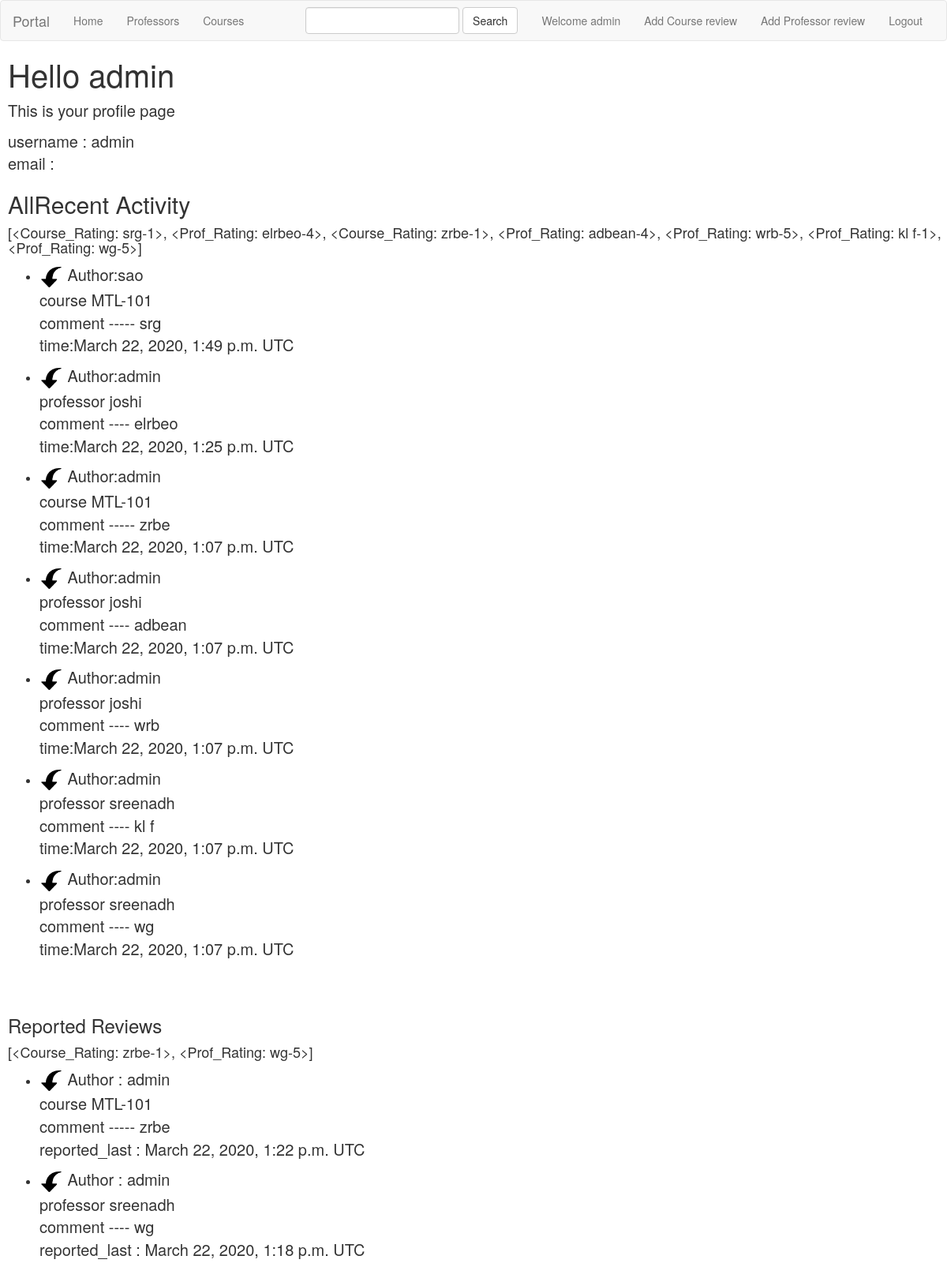
Page /users/profile (signed in) on the committed database.
### courses/models.py (models this page shows, shortened)
class Course_Rating(models.Model):
    datetime = models.DateTimeField(default=datetime.now)
    comment = models.CharField(max_length=1000)
    stars = models.IntegerField(default=1,validators=[MaxValueValidator(5), MinValueValidator(1)])
    course = models.ForeignKey(Course, on_delete=models.CASCADE)
    user = models.ForeignKey(User,default=None,on_delete=models.CASCADE)
    postAnonymously = models.BooleanField(default=False)
    liked_by = models.ManyToManyField(User, related_name='all_liked_courserating')
    reported = models.BooleanField(default=False)
    last_reported_time = models.DateTimeField(default=now,blank=True)
    def __str__(self):
        return str(self.comment) + '-' + str(self.stars)
    def get_absolute_url(self):
        return reverse('courses:detail',kwargs={'pk':self.course.pk})
    def get_class_name(self):
        return 'course_rating'

class Course(models.Model):
    name = models.CharField(max_length=100)
    department = models.CharField(max_length=100)

### professors/models.py (models this page shows, shortened)
class Prof_Rating(models.Model):
    datetime = models.DateTimeField(default=datetime.now)
    comment = models.CharField(max_length=1000)
    stars = models.IntegerField(default=1,validators=[MaxValueValidator(5), MinValueValidator(1)])
    professor = models.ForeignKey(Professor, on_delete=models.CASCADE)
    user = models.ForeignKey(User,default=None,on_delete=models.CASCADE)
    postAnonymously = models.BooleanField(default=False)
    liked_by = models.ManyToManyField(User,related_name='all_liked_profrating')
    reported = models.BooleanField(default=False)
    last_reported_time = models.DateTimeField(default=now,blank=True)
    def __str__(self):
        return str(self.comment) + '-' + str(self.stars)
    def get_absolute_url(self):
        return reverse('professors:detail',kwargs={'pk':self.professor.pk})
    def get_class_name(self):
        return 'prof_rating'

class Professor(models.Model):
    name = models.CharField(max_length=100)
    age = models.IntegerField()
    department = models.CharField(max_length=100)

### users/views.py (the view)
# urls.py: url(r'profile$', views.show_user_profile, name='show_profile'),
def show_user_profile(request):
    context = dict()
    if request.user.is_superuser:
        all_rating_all_author = list(Prof_Rating.objects.all()) + list(Course_Rating.objects.all())
        all_rating_all_author.sort(reverse=True, key=lambda x: x.datetime)
        context['all_rating'] = all_rating_all_author
        reported_reviews = list(Prof_Rating.objects.all().filter(reported=True)) + list(Course_Rating.objects.all().filter(reported=True))
        reported_reviews.sort(reverse=True,key=lambda x:x.last_reported_time)
        context['reported']=reported_reviews
        context['banned_users']= list(filter(lambda x:x.userprofile.is_banned,list(User.objects.all())))
    else:
        all_rating_user = list(request.user.prof_rating_set.all()) + list(request.user.course_rating_set.all())
        all_rating_user.sort(reverse=True, key=lambda x: x.datetime)
        context['all_rating']=all_rating_user
    return render(request, 'users/profile.html', context)

### users/templates/users/profile.html (shortened to what this page needs)
{% extends 'root/base.html' %}
{% block body %}
<h1>Hello {{request.user.username}}</h1>
<p>This is your profile page</p>
<p>
    username : {{user.username}}<br>
    email : {{user.email}}
</p>
<h2>{% if user.is_superuser %}All{% else %}Your {% endif %}Recent Activity</h2>
<h4>{{ all_rating }}</h4>
<ul>
    {% for rating in all_rating %}
        <li>
            <p>
                <a style="font-size:20px;" href="{{ rating.get_absolute_url }}"><img style='height:30px;width:30px;'></a>
                {% if user.is_superuser %}
                    Author:{{rating.user}}<br>
                {% endif %}
                {% if rating.get_class_name == 'prof_rating' %}
                    professor {{rating.professor.name}} &emsp; <br>comment ---- {{rating.comment}}
                {% else %}
                    course {{rating.course.name}}  &emsp; <br>comment ----- {{rating.comment}}
                {% endif %}
                <br>time:{{rating.datetime}} UTC
            </p>
        </li>
    {% endfor %}
</ul>
<br>
<br>
{% if user.is_superuser %}
<h3>Reported Reviews</h3>
<h4>{{ reported }}</h4>
<ul>
{% for rating in reported %}
    <li>
        <p>
            <a style="font-size:20px;" href="{{ rating.get_absolute_url }}"><img style='height:30px;width:30px;'></a>
            Author : {{ rating.user }}<br>
            {% if rating.get_class_name == 'prof_rating' %}
                professor {{rating.professor.name}} &emsp; <br>comment ---- {{rating.comment}}
            {% else %}
                course {{rating.course.name}}  &emsp; <br>comment ----- {{rating.comment}}
            {% endif %}<br>
            reported_last : {{ rating.last_reported_time }} UTC
        </p>
    </li>
{% endfor %}
</ul>
<br><br>
{% endif %}
{% endblock %}

### root/templates/root/base.html (shortened to what this page needs)
<!DOCTYPE html>
<html lang="en">
<head>
    <link rel="stylesheet" href="https://maxcdn.bootstrapcdn.com/bootstrap/3.4.1/css/bootstrap.min.css">
</head>
<body >
    <nav class="navbar navbar-default">
        <div class="container-fluid">
            <div class="navbar-header">
                <a class="navbar-brand" href="#" >Portal</a>
            </div>
            <div class="collapse navbar-collapse">
                <ul class="nav navbar-nav">
                    <li class = "">
                        <a href="/">Home</a>
                    </li>
                    <li class = "">
                        <a href="{% url 'professors:index' %}">Professors</a>
                    </li>
                    <li class = "">
                        <a href="{% url 'courses:index' %}">Courses</a>
                    </li>
                </ul>
                <ul class="nav navbar-nav navbar-right">
                    <li class = "">
                        {% if request.user.username %}
                            <a href="{% url 'users:show_profile' %}">Welcome {{request.user.username}}</a>
                        {% else %}
                            <a href="#">Not logged in</a>
                        {% endif %}
                    </li>
                    <li class = "">
                       {% if request.user.username %}
                            <a href="{% url 'courses:add_rating' %}">Add Course review</a>
                        {% endif %}
                    </li>
                    <li class = "">
                       {% if request.user.username %}
                            <a href="{% url 'professors:add_rating' %}">Add Professor review</a>
                        {% endif %}
                    </li>
                    <li class = "">
                        {% if request.user.username %}
                            <a href="{% url 'users:logout' %}">Logout</a>
                        {% else %}
                            <a href="{% url 'users:login' %}">Login/Sign Up</a>
                        {% endif %}</li>
                </ul>
                <form class="navbar-form navbar-right" role="search" method="get" action="{% url 'root:search' %}">
                    <div class="form-group">
                        <input type="text" class="form-control" name="query" value="">
                    </div>
                    <button type="submit" class="btn btn-default">Search</button>
                </form>
            </div>
        </div>
    </nav>
    <div style="margin-left: 10px">
        {% block body %}
        {% endblock %}
    </div>
</body>
</html>

### root/templates/root/base.html (style rules this page uses)
p { font-size:20px; }
h1 { font-size:40px; }
h2 { font-size:30px; }

### rows in the picture
Course_Rating: comment+stars "[<Course_Rating: srg-1>, <Prof_Rating: elrbeo-4>, <Course_Rating: zrbe-1>, <Prof_Rating: adbean-4>, <Prof_Rating: wrb-5>, <Prof_Rating: kl f-1>, <Prof_Rating: wg-5>]", user "sao", course.name "MTL-101", comment "srg", datetime "March 22, 2020, 1:49 p.m."
Prof_Rating: user "admin", professor.name "joshi", comment "elrbeo", datetime "March 22, 2020, 1:25 p.m."
Course_Rating: user "admin", course.name "MTL-101", comment "zrbe", datetime "March 22, 2020, 1:07 p.m.", comment+stars "[<Course_Rating: zrbe-1>, <Prof_Rating: wg-5>]", last_reported_time "March 22, 2020, 1:22 p.m."
Prof_Rating: user "admin", professor.name "joshi", comment "adbean", datetime "March 22, 2020, 1:07 p.m."
Prof_Rating: user "admin", professor.name "joshi", comment "wrb", datetime "March 22, 2020, 1:07 p.m."
Prof_Rating: user "admin", professor.name "sreenadh", comment "kl f", datetime "March 22, 2020, 1:07 p.m."
Prof_Rating: user "admin", professor.name "sreenadh", comment "wg", datetime "March 22, 2020, 1:07 p.m.", last_reported_time "March 22, 2020, 1:18 p.m."

### other values in the picture
{{ request.user.username }} "admin"
{{ user.username }} "admin"
